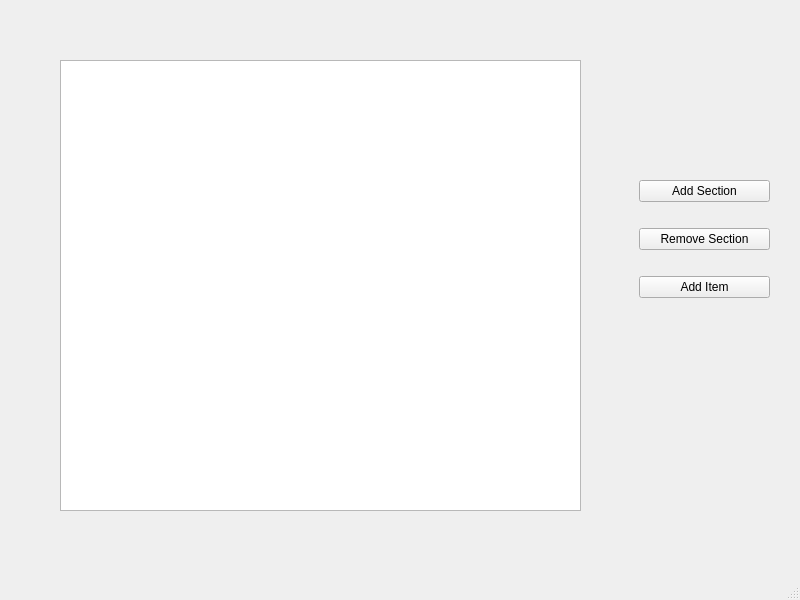
<?xml version="1.0" encoding="UTF-8"?>
<ui version="4.0">
 <class>MainWindow</class>
 <widget class="QMainWindow" name="MainWindow">
  <property name="geometry">
   <rect>
    <x>0</x>
    <y>0</y>
    <width>800</width>
    <height>600</height>
   </rect>
  </property>
  <property name="windowTitle">
   <string>MainWindow</string>
  </property>
  <widget class="QWidget" name="centralwidget">
   <widget class="QTableView" name="tableView">
    <property name="geometry">
     <rect>
      <x>60</x>
      <y>60</y>
      <width>521</width>
      <height>451</height>
     </rect>
    </property>
   </widget>
   <widget class="QWidget" name="verticalLayoutWidget">
    <property name="geometry">
     <rect>
      <x>639</x>
      <y>160</y>
      <width>131</width>
      <height>161</height>
     </rect>
    </property>
    <layout class="QVBoxLayout" name="buttonLayout">
     <item>
      <widget class="QPushButton" name="addSectionButton">
       <property name="text">
        <string>Add Section</string>
       </property>
      </widget>
     </item>
     <item>
      <widget class="QPushButton" name="removeSectionButton">
       <property name="text">
        <string>Remove Section</string>
       </property>
      </widget>
     </item>
     <item>
      <widget class="QPushButton" name="addItemButton">
       <property name="text">
        <string>Add Item</string>
       </property>
      </widget>
     </item>
    </layout>
   </widget>
  </widget>
  <widget class="QMenuBar" name="menubar">
   <property name="geometry">
    <rect>
     <x>0</x>
     <y>0</y>
     <width>800</width>
     <height>25</height>
    </rect>
   </property>
  </widget>
  <widget class="QStatusBar" name="statusbar"/>
 </widget>
 <resources/>
 <connections/>
</ui>
